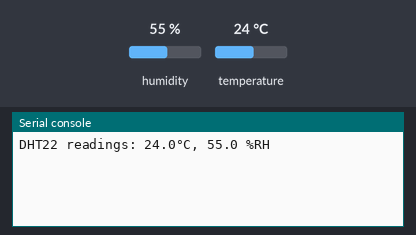
Recording of a program running on a simulated ESP32 board running MicroPython. Shown: the last lines printed to the serial console. The inputs (shaded band) are chosen by the test bench; at power-on: humidity 55 %, temperature 24 °C.

Above: at 1.2 s.
1.3 s: humidity set to 22 %
At 2.9 s:
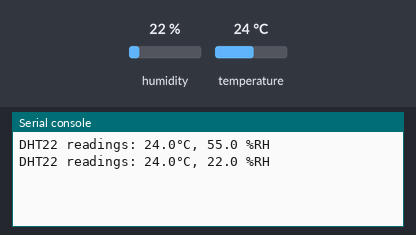
4.0 s: temperature set to 12 °C
At 5.2 s:
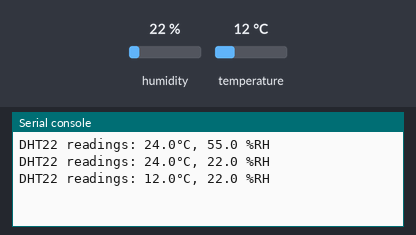
6.7 s: humidity set to 40 %
At 8.7 s:
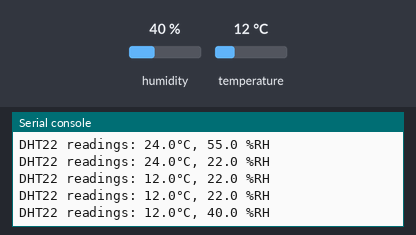
Timing chart, 0 to 10.2 s (numbered marks = the images above; inputs shaded):
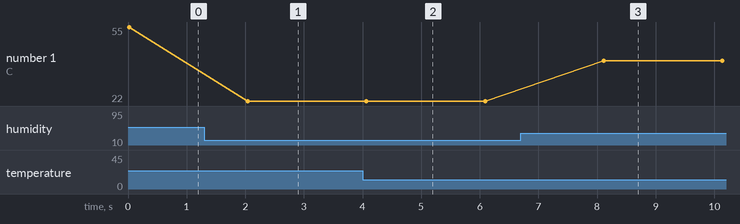

The program:

dht22_sensor_reading.py
```python
# file: dht22_sensor_reading.py
# Date: 2020-04-22

from machine import Pin
import utime as time
import dht

GPIO_NUM = const(23) # use GPIO-23
dht22 = dht.DHT22( Pin( GPIO_NUM ) ) # create a DHT22 object

for i in range(10): # repeat the sensor reading 10 times
    # start the measurement
    try:
        dht22.measure()
    except OSError:
        print('DHT22 error')
        break
    # read values from DHT22
    t,h = dht22.temperature(), dht22.humidity()
    print( u'DHT22 readings: {:.1f}°C, {:.1f} %RH'.format(t,h) )
    time.sleep_ms(2000)
```

Measured:
- after the input at 1.3 s, the serial console: prints a new line after 0.75 s (image 1)
- after the input at 4.0 s, the serial console: prints a new line after 0.07 s (image 2)
- after the input at 6.7 s, the serial console: prints a new line after 1.4 s (image 3)
- plotted number 1: 22 → 40 after the input at 6.7 s
